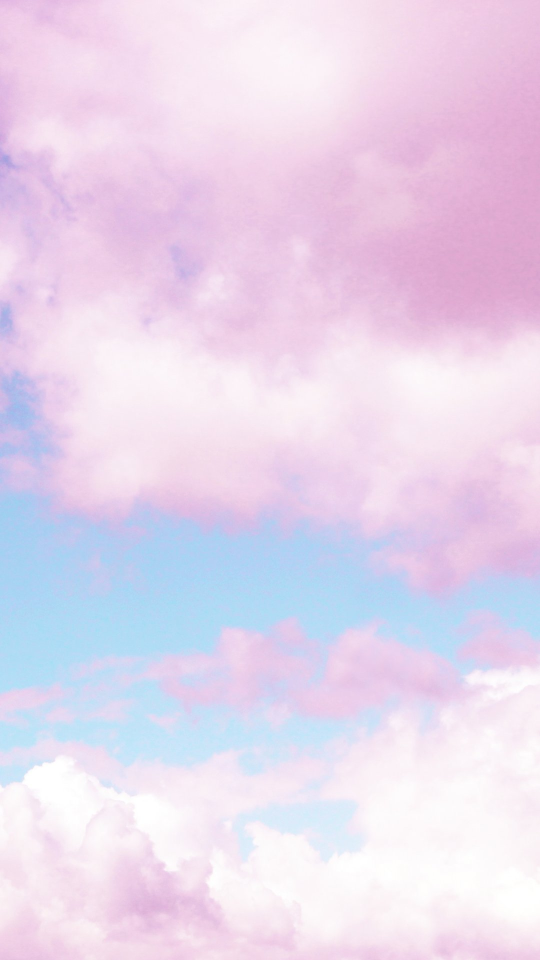
//> input picture ConsoleApplication1/ConsoleApplication1/back_image_4.jpg, 1080 x 1920 px, given in place of bd_logo1.png, which was not available (shown at 1/2 size)
$ ./mian   (built with g++ and OpenCV 4)
//> lines starting //> are read from the running program, lines starting //| are printed output that depends on the picture; pictures that were not available may be replaced by others from this repository, and a replacement may not be noted
#include <opencv2\opencv.hpp>
#include <iostream>
#include <fstream>


using namespace std;
using namespace cv;
int main(int argc,char** argv) {
	Mat src, dst;
	Mat src1, src2,dst1,dst2;
	Mat out_imag;
	// [10 lines of commented-out code are left out]
	src = imread("G:/picture/bd_logo1.png");
//> src is the input picture: 1920 rows x 1080 cols, CV_8UC3; mean B, G, R 237.2, 216, 230.5
	cout << "src.size()" << src.size() << " src.type()" << src.type() << "src.depth()" << src.depth()<<endl;
//| src.size()[1080 x 1920] src.type()16src.depth()0
	src1 = imread("back_image_4.jpg");
	src2 = imread("back_image_9.jpg");
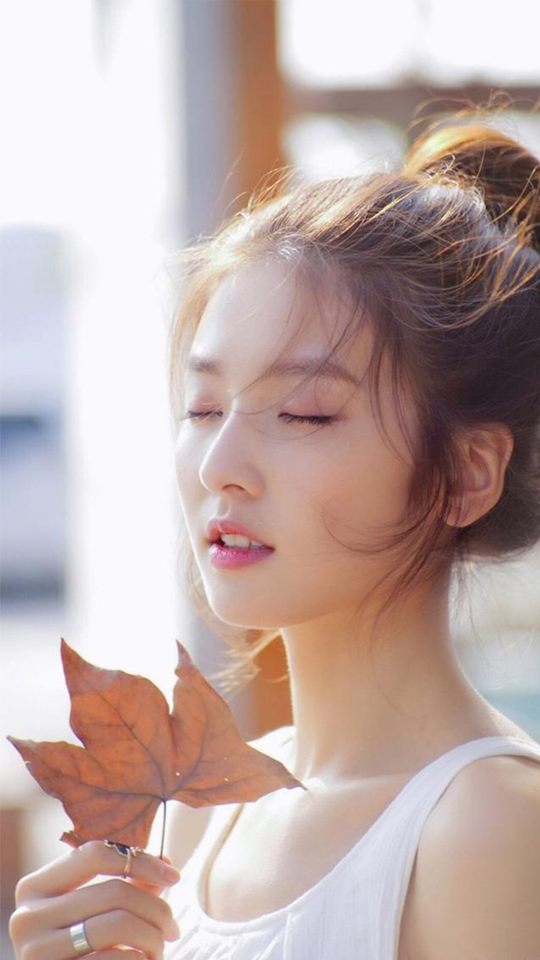
//> input picture ConsoleApplication1/ConsoleApplication1/back_image_9.jpg, 1080 x 1920 px (shown at 1/2 size)
//> src2 is the input picture: 1920 rows x 1080 cols, CV_8UC3; mean B, G, R 166.8, 170.9, 191.3

	if (!src.data||!src1.data||!src2.data) {
		cout << "文件为空！";
		return -1;
	}
	resize(src1,src1,src1.size()/3);
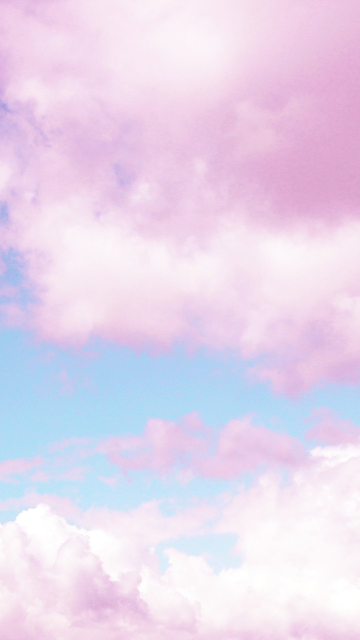
//> src1: 640 rows x 360 cols, CV_8UC3; mean B, G, R 237.2, 216, 230.5
	resize(src2,src2, src2.size() / 3);
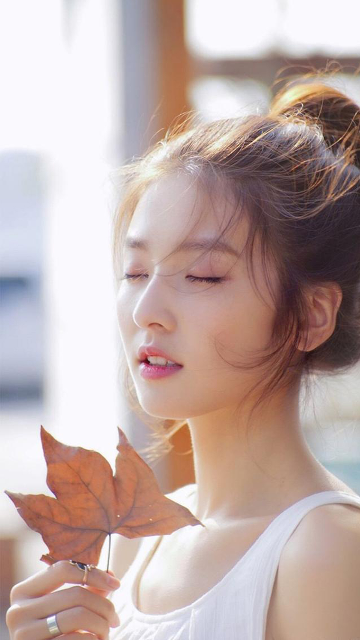
//> src2: 640 rows x 360 cols, CV_8UC3; mean B, G, R 166.8, 170.9, 191.3
	dst = Mat(src.rows,src.cols,CV_8UC3,Scalar(0,0,0));
	int row, col;
	for (row = 0; row < src.rows;row++) {
		 uchar* i= src.ptr<uchar>(row);
		uchar* out= dst.ptr<uchar>(row);
		for (col = 0; col < src.cols;col++) {
			// [4 lines of commented-out code are left out]
			out[col*src.channels()+2] = i[col*src.channels()+2];
			//if (col % 6 == 0)file_out << "\n";
			//file_out << "row:" << row << " col:" << col << " " << src.at<Vec3b>(row, col);
			if (src.at<Vec3b>(row, col)[0] != 255 && src.at<Vec3b>(row, col)[1] != 255 && src.at<Vec3b>(row, col)[2] != 255) {
			/*	file_out <<"\n"<< "row" << row << "  col:"<<col << "\n";
				file_out << dst.at<Vec3b>(row, col);*/
			//file_out<< "row:" << row << "  col:" << col << "\t" << dst.at<Vec3b>(row, col);

			}

		}
	}
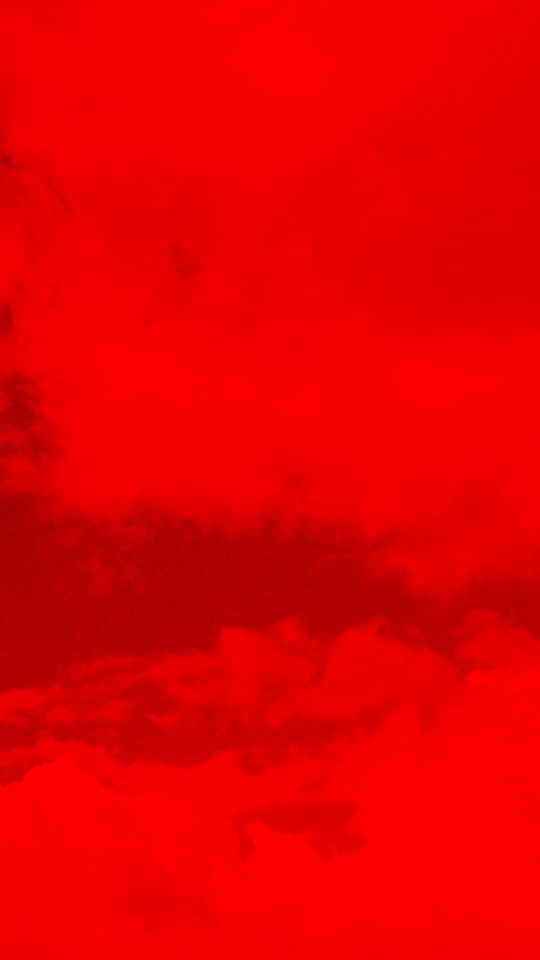
//> dst: 1920 rows x 1080 cols, CV_8UC3 (shown at 1/2 size); mean B, G, R 0, 0, 230.5

	cout << "src1.size()" << src1.size() <<" src1.type()"<<src1.type() <<"src1.depth()"<<src1.depth()<<"  src2.size()" << src2.size() <<"src2.type()"<<src2.type() <<endl;
//| src1.size()[360 x 640] src1.type()16src1.depth()0  src2.size()[360 x 640]src2.type()16
	if (src1.size() == src2.size()) {
		addWeighted(src1,0.4,src2,0.6,-10,dst1);
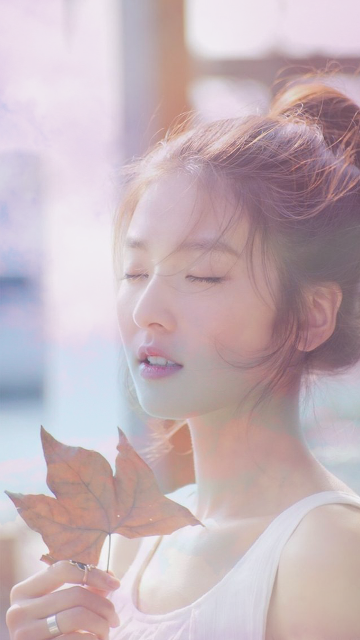
//> dst1: 640 rows x 360 cols, CV_8UC3; mean B, G, R 185, 179, 197
		sum(src1);
	}

	//namedWindow("src",WINDOW_AUTOSIZE);
	//imshow("src",src);
	imshow("src1", src1);
	imshow("src2",src2);
	imshow("dst1",dst1);
	//file_out.close();
	waitKey(0);
	return 0;
}
